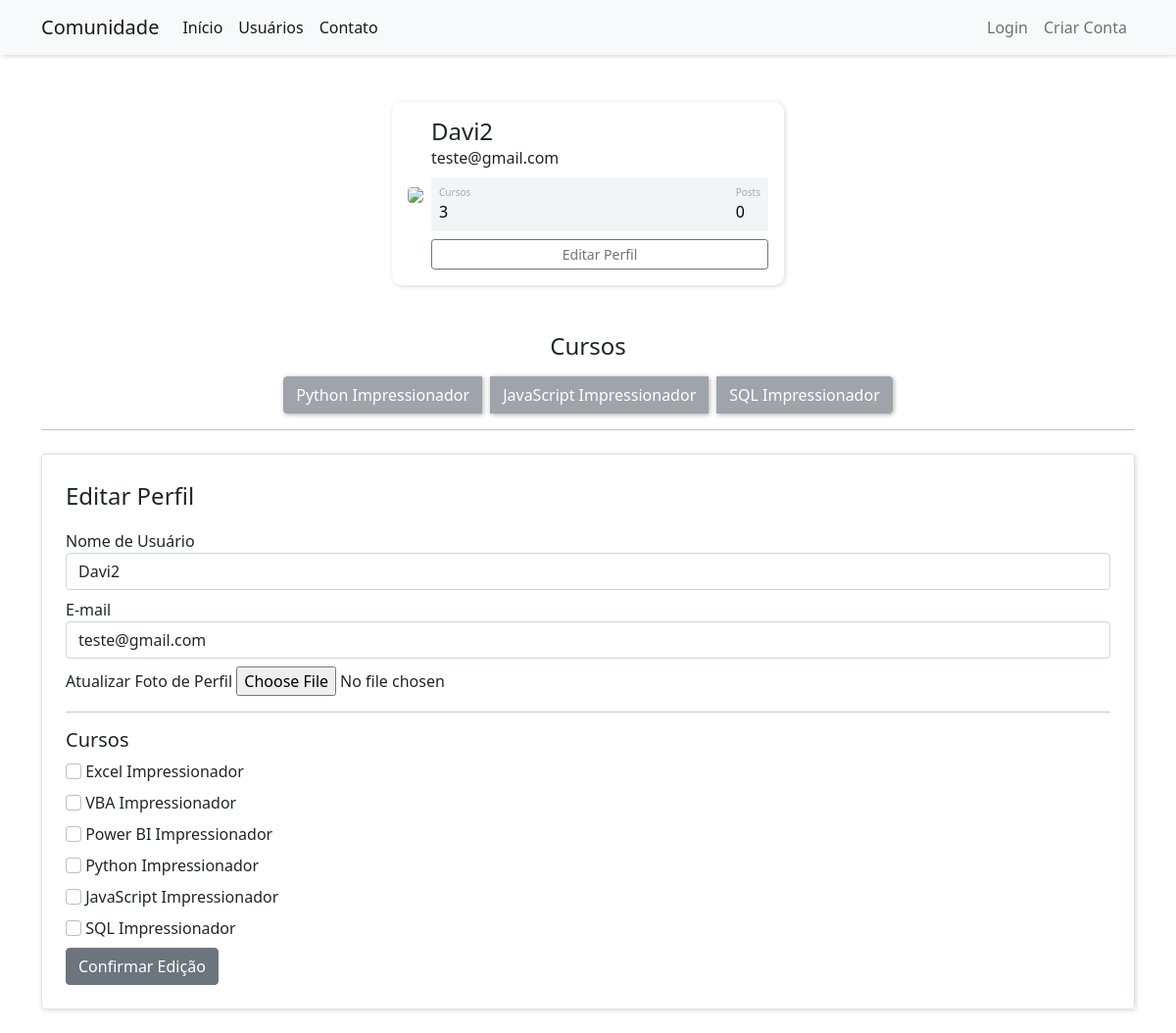
Screenshot of /perfil/editar (signed in) with the database file from the repository.
### comunidade/models.py (models this page shows)
class Usuario(database.Model, UserMixin):
    id = database.Column(database.Integer, primary_key=True)
    username = database.Column(database.String, nullable=False)
    email = database.Column(database.String, nullable=False, unique=True)
    senha = database.Column(database.String, nullable=False)
    foto_perfil= database.Column(database.String, default="default.jpg")
    posts = database.relationship("Post", backref="autor", lazy=True)
    cursos = database.Column(database.String, nullable=False, default="Não Informado")

### comunidade/routes.py (the view)
@app.route("/perfil/editar", methods=["GET", "POST"])
@login_required
def editar_perfil():
    form_editarperfil = FormEditarPerfil()
    if form_editarperfil.validate_on_submit():
        current_user.email = form_editarperfil.email.data
        current_user.username = form_editarperfil.username.data
        if form_editarperfil.foto_perfil.data:
            nome_imagem = salvar_imagem(form_editarperfil.foto_perfil.data)
            current_user.foto_perfil = nome_imagem
        current_user.cursos = atualizar_cursos(form_editarperfil)
        database.session.commit()
        flash(f"Perfil Atualizado com Sucesso!", "alert-success")
        return redirect(url_for('perfil'))
    elif request.method == "GET":
        form_editarperfil.email.data = current_user.email
        form_editarperfil.username.data = current_user.username
    foto_perfil = url_for('static', filename=f'fotos_perfil/{current_user.foto_perfil}')
    return render_template('editarperfil.html', foto_perfil=foto_perfil, form_editarperfil=form_editarperfil)

### comunidade/forms.py (shortened to what this page needs)
class FormEditarPerfil(FlaskForm):
    username:StringField = StringField("Nome de Usuário", validators=[DataRequired()])
    email:StringField = StringField("E-mail", validators=[DataRequired(), Email()])
    foto_perfil:FileField = FileField("Atualizar Foto de Perfil", validators=[FileAllowed(["jpg", "png"])])
    curso_excel:BooleanField = BooleanField("Excel Impressionador")
    curso_vba:BooleanField = BooleanField("VBA Impressionador")
    curso_powerbi:BooleanField = BooleanField("Power BI Impressionador")
    curso_python:BooleanField = BooleanField("Python Impressionador")
    curso_javascript:BooleanField = BooleanField("JavaScript Impressionador")
    curso_sql:BooleanField = BooleanField("SQL Impressionador")
    botao_submit_editarperfil = SubmitField("Confirmar Edição")

### comunidade/models.py (called while the page is built)
@login_manager.user_loader
def load_usuario(id_usuario) -> int:
    return Usuario.query.get(int(id_usuario))

### comunidade/templates/editarperfil.html (shortened to what this page needs)
{% extends "perfil.html" %}
{% block form_editar_perfil %}
    <div class="container mb-4">
        <hr>
        <div class="row">
            <div class="col">
                <form action="" method="post" enctype="multipart/form-data" class="border rounded p-4 mt-2" style="box-shadow: 1px 1px 5px rgba(0, 0, 0, 0.158);">
                    <legend>Editar Perfil</legend>
                    <fieldset>
                        <div class="form-group mt-2">
                            {{ form_editarperfil.username.label(class="form-control-label") }}
                            {% if form_editarperfil.username.errors %}
                                {{ form_editarperfil.username(class="form-control is-invalid") }}
                                <div class="invalid-feedback">
                                    {% for erro in form_editarperfil.username.errors %}
                                        {{ erro }}
                                    {% endfor %}
                                </div>
                            {% else %}
                                {{ form_editarperfil.username(class="form-control") }}
                            {% endif %}
                        </div>
                        <div class="form-group mt-2">
                            {{ form_editarperfil.email.label(class="form-control-label") }}
                            {% if form_editarperfil.email.errors %}
                                {{ form_editarperfil.email(class="form-control is-invalid") }}
                                <div class="invalid-feedback">
                                    {% for erro in form_editarperfil.email.errors %}
                                        {{ erro }}
                                    {% endfor %}
                                </div>
                            {% else %}
                                {{ form_editarperfil.email(class="form-control") }}
                            {% endif %}
                        </div>
                        <div class="form-group mt-2">
                            {{ form_editarperfil.foto_perfil.label }}
                            {{ form_editarperfil.foto_perfil(class="form-control-file") }}
                        </div>
                        <hr>
                        <h5>Cursos</h5>
                        {% for campo in form_editarperfil  %}
                            {% if "curso_" in campo.name %}
                                <div class="form-group mt-2">
                                    {{ campo(class="form-check-input") }}
                                    {{ campo.label(class="form-control-label") }}
                                </div>
                            {% endif %}
                        {% endfor %}
                    </fieldset>
                    {{ form_editarperfil.botao_submit_editarperfil(class="btn btn-secondary mt-2") }}
                </form>
            </div>
        </div>
    </div>
{% endblock %}

### comunidade/templates/perfil.html
{% extends "base.html" %}
{% block body %}
    <div class="container mt-5 d-flex justify-content-center">
        <div class="card p-3" style="box-shadow: 1px 1px 5px rgba(0, 0, 0, 0.158);">
            <div class="d-flex align-items-center">
                <div class="image me-2">
                    <img src="{{ foto_perfil }}"
                        class="rounded" width="200">
                </div>
                <div class="ml-3 w-100">
                    <h4 class="mb-0 mt-0">{{ current_user.username }}</h4>
                    <span>{{ current_user.email }}</span>
                    <div class="p-2 mt-2 bg-primary d-flex justify-content-between rounded text-white stats">
                        <div class="d-flex flex-column">
                            {% if "Não Informado" in current_user.cursos %}
                                <span class="articles">Cursos</span>
                                <span class="number1">0</span>
                            {% else %}
                                <span class="articles">Cursos</span>
                                <span class="number1">{{ current_user.cursos.count(";") + 1 }}</span>
                            {% endif %}
                        </div>
                        <div class="d-flex flex-column">
                            <span class="rating">Posts</span>
                            <span class="number3">0</span>
                        </div>
                    </div>
                    <div class="button mt-2 d-flex flex-row align-items-center">
                        <a class="w-100" href="{{ url_for('editar_perfil') }}">
                            <button class="btn btn-sm btn-outline-secondary w-100">Editar Perfil</button>
                        </a>
                    </div>
                </div>
            </div>
        </div>
    </div>
    <div class="container mt-5 d-flex justify-content-center">
        <div class="row">
            <div class="col text-center">
                <strong><h4>Cursos</h4></strong>
                <div class="btn-group d-flex flex-wrap justify-content-center">
                    {% for curso in current_user.cursos.split(";") %}
                        <button type="button" class="btn btn-secondary mt-2 mx-1" style="box-shadow: 1px 1px 5px rgba(0, 0, 0, 0.5);" disabled>{{ curso }}</button>
                    {% endfor %}
                </div>
            </div>
        </div>
    </div>
{% block form_editar_perfil %}
{% endblock %}
{% endblock %}

### comunidade/static/main.css (style rules this page uses)
.card { width: 400px; border: none; border-radius: 10px; background-color: #fff; }
.stats { background: #f2f5f8 !important; color: #000 !important; }
.articles { font-size: 10px; color: #a1aab9; }
.number1 { font-weight: 500; }
.rating { font-size: 10px; color: #a1aab9; }
.number3 { font-weight: 500; }

### rows the page displays
Usuario: username "Davi2", email "teste@gmail.com", cursos "3"

### other values shown
{{ curso }} "Python Impressionador" "JavaScript Impressionador" "SQL Impressionador"
{{ campo.label(class="form-control-label") }} "Excel Impressionador" "VBA Impressionador" "Power BI Impressionador" "Python Impressionador" "JavaScript Impressionador" "SQL Impressionador"
